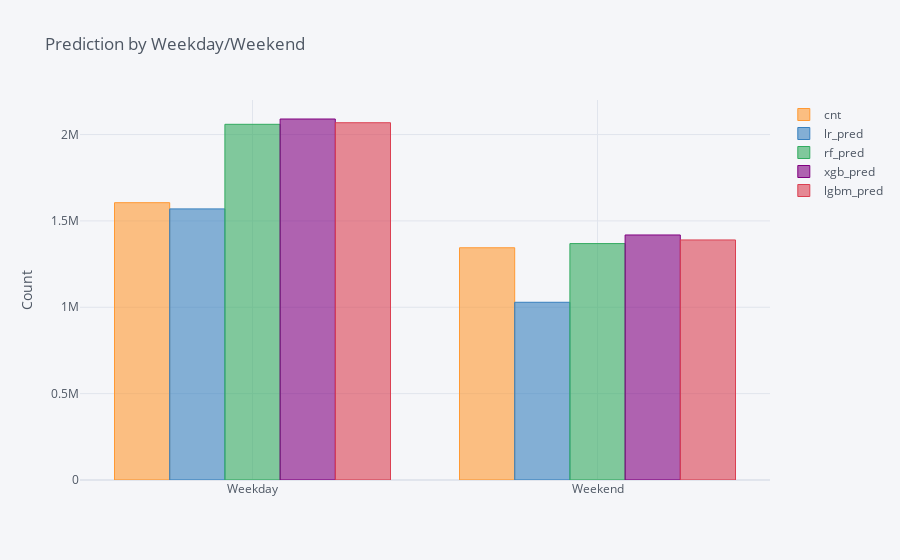

The notebook cell this image was saved under:
### Markdown cell above
<img src="https://github.com/jiyoungsim/BigQuery-NYC-Taxi-Demand--EDA-and-Prediction/blob/master/figs/pred_by_day.png?raw=true">

### Code cell
test_df.groupby('is_weekend')['cnt','lr_pred','rf_pred','xgb_pred','lgbm_pred','zip_code'].sum().rename(index={0:'Weekday', 1:'Weekend'}).iplot(kind='bar', title='Prediction by Weekday/Weekend',yTitle='Count')

### Figure 1 — Plotly figure (JSON) as saved in the notebook; plotly's stock layout.template omitted (floating-point values rounded to 4 significant figures)
{"data": [{"marker": {"color": "rgba(255, 153, 51, 0.6)", "line": {"color": "rgba(255, 153, 51, 1.0)", "width": 1}}, "name": "cnt", "orientation": "v", "text": "", "type": "bar", "x": ["Weekday", "Weekend"], "y": [1605628, 1344655]}, {"marker": {"color": "rgba(55, 128, 191, 0.6)", "line": {"color": "rgba(55, 128, 191, 1.0)", "width": 1}}, "name": "lr_pred", "orientation": "v", "text": "", "type": "bar", "x": ["Weekday", "Weekend"], "y": [1570000.0, 1029000.0]}, {"marker": {"color": "rgba(50, 171, 96, 0.6)", "line": {"color": "rgba(50, 171, 96, 1.0)", "width": 1}}, "name": "rf_pred", "orientation": "v", "text": "", "type": "bar", "x": ["Weekday", "Weekend"], "y": [2059000.0, 1369000.0]}, {"marker": {"color": "rgba(128, 0, 128, 0.6)", "line": {"color": "rgba(128, 0, 128, 1.0)", "width": 1}}, "name": "xgb_pred", "orientation": "v", "text": "", "type": "bar", "x": ["Weekday", "Weekend"], "y": [2090000.0, 1418640]}, {"marker": {"color": "rgba(219, 64, 82, 0.6)", "line": {"color": "rgba(219, 64, 82, 1.0)", "width": 1}}, "name": "lgbm_pred", "orientation": "v", "text": "", "type": "bar", "x": ["Weekday", "Weekend"], "y": [2069000.0, 1390000.0]}], "layout": {"legend": {"bgcolor": "#F5F6F9", "font": {"color": "#4D5663"}}, "paper_bgcolor": "#F5F6F9", "plot_bgcolor": "#F5F6F9", "title": {"font": {"color": "#4D5663"}, "text": "Prediction by Weekday/Weekend"}, "xaxis": {"gridcolor": "#E1E5ED", "showgrid": true, "tickfont": {"color": "#4D5663"}, "title": {"font": {"color": "#4D5663"}, "text": ""}, "zerolinecolor": "#E1E5ED"}, "yaxis": {"gridcolor": "#E1E5ED", "showgrid": true, "tickfont": {"color": "#4D5663"}, "title": {"font": {"color": "#4D5663"}, "text": "Count"}, "zerolinecolor": "#E1E5ED"}}}
